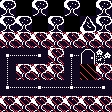

This game map was drawn from its Tiled (.tmx) file and the tilesets committed beside it. A one-line description and the full map source follow:
An orthogonal 7x7 tile map with 16x16 px tiles, 2 tile layers (map, collision), 2 tilesets and 2 objects (wizzard, bear).

<map version="1.10" tiledversion="1.12.2" orientation="orthogonal" renderorder="right-down" width="7" height="7" tilewidth="16" tileheight="16" infinite="0" nextlayerid="7" nextobjectid="14">
 <tileset firstgid="1" name="monotiles" tilewidth="16" tileheight="16" tilecount="40" columns="8">
  <image source="monotiles.png" width="128" height="80" />
 </tileset>
 <tileset firstgid="41" name="sprites2" tilewidth="16" tileheight="16" tilecount="8" columns="4">
  <image source="sprites2.png" width="64" height="32" />
 </tileset>
 <layer id="1" name="map" width="7" height="7">
  <data encoding="csv">
15,0,15,0,15,0,15,
15,15,0,15,0,14,15,
15,15,15,15,15,15,15,
27,18,25,15,27,17,13,
19,15,15,15,19,0,15,
26,18,20,18,30,18,25,
15,15,15,15,15,15,15
</data>
 </layer>
 <layer id="2" name="collision" width="7" height="7">
  <data encoding="csv">
0,0,0,0,0,0,0,
0,0,0,0,0,0,0,
2,2,2,2,2,2,2,
0,0,0,2,0,0,0,
0,2,2,2,0,2,2,
0,0,0,0,0,0,0,
2,2,2,2,2,2,2
</data>
 </layer>
 <objectgroup id="6" name="mobs">
  <object id="6" type="wizzard" gid="42" x="32" y="64" width="16" height="16">
   <properties>
    <property name="dir" type="int" value="1" />
   </properties>
  </object>
  <object id="13" type="bear" gid="44" x="96" y="96" width="16" height="16">
   <properties>
    <property name="dir" type="int" value="3" />
   </properties>
  </object>
 </objectgroup>
</map>
